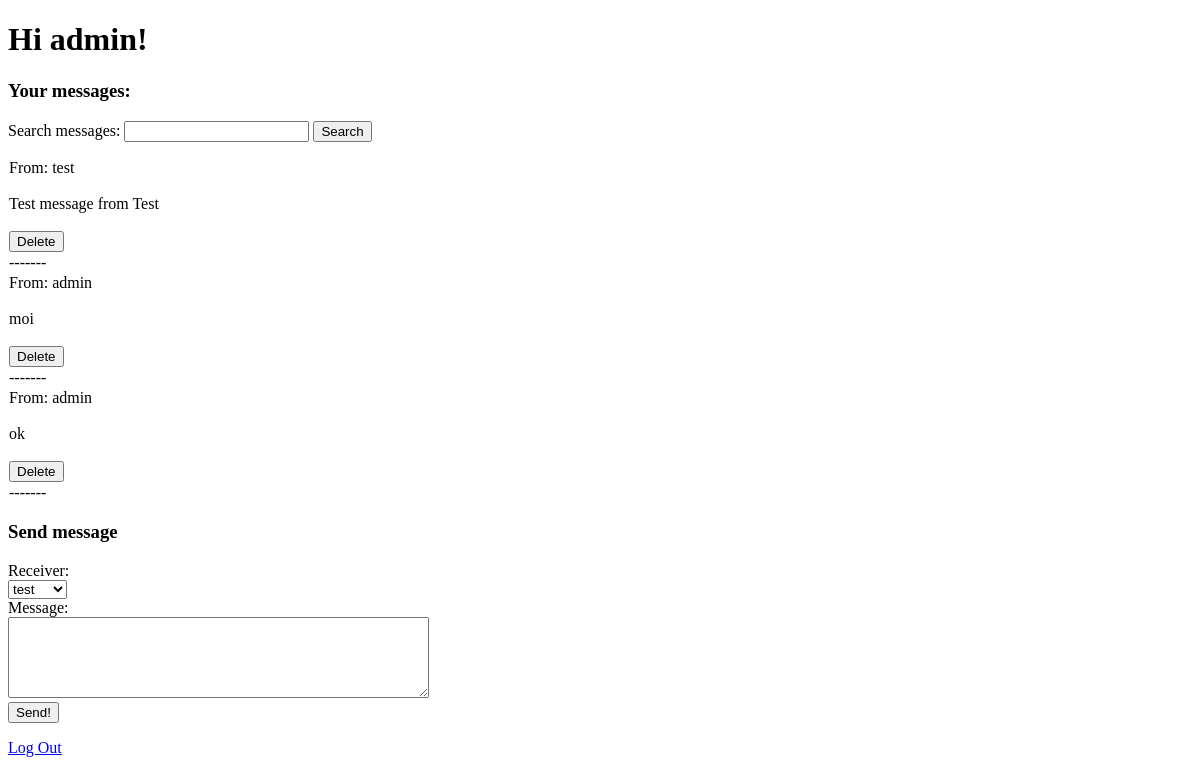
The app's page / (signed in), older data.
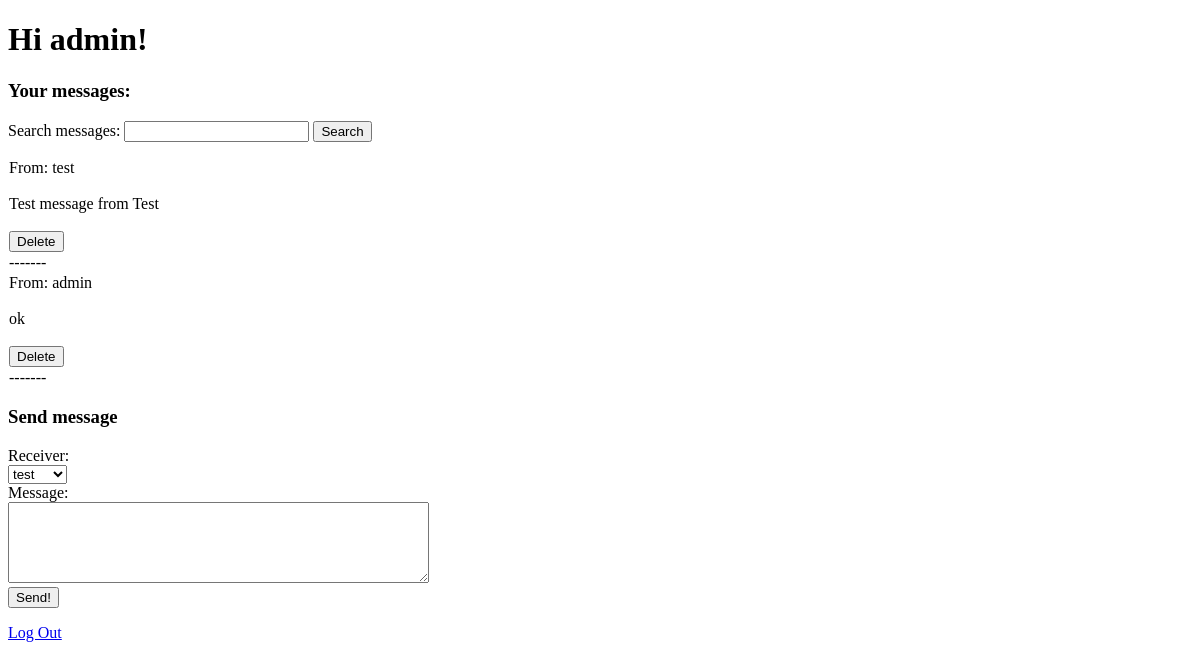
The same page, newer data.
### pages/models.py (models this page shows)
class Message(models.Model):
  sender = models.TextField()
  receiver = models.TextField()
  message_content = models.TextField()

### pages/views.py (the view)
# urls.py: path('', homePageView, name='home'),
@login_required
def homePageView(request):
    users = User.objects.all()
    logged_user = request.user
    messages = Message.objects.filter(receiver=logged_user)
    context = {
        'users': users,
        'messages': messages
        }
    return render(request, 'home.html', context)

### templates/home.html (shortened to what this page needs)
{% extends 'base.html' %}
{% block content %}
{% if user.is_authenticated %}
<h1>Hi {{ user.username }}!</h1>
{% if messages %}
<h3>Your messages:</h3>
<form action="search/">
  <label>Search messages:</label>
  <input type="search" name="query"/>
  <button type="submit">Search</button>
</form>
<table>
  {% for message in messages %}
  <tr>
    <td>From: {{message.sender}}</td>
  </tr>
  <tr>
    <td>
      <p>{{message.message_content|safe}}</p>
    </td>
  </tr>
  <tr>
    <td>
      <form method="POST" action="delete_message/">
        <input type="submit" value="Delete" />
      </form>
    </td>
  </tr>
  <tr><td>-------</td></tr>
  {% endfor %}
</table>
{% endif %}
<h3>Send message</h3>
<form method="POST" action="send_message/">
  <span>Receiver:</span><br />
  <select name="receiver">
    {% for user in users %}
    <option value="{{user}}">{{user}}</option>
    {% endfor %}
  </select><br />
  <span>Message:</span><br />
  <textarea name="message" rows="5" cols="50"></textarea><br/>
  <input type="submit" value="Send!" />
</form>
<p><a href="{% url 'logout' %}">Log Out</a></p>
{% else %}
<p>You are not logged in</p>
<a href="{% url 'login' %}">Log In</a>
{% endif %}
{% endblock %}

### templates/base.html (shortened to what this page needs)
<!DOCTYPE html>
<html>
<head>
</head>
<body>
  <main>
    {% block content %}
    {% endblock %}
  </main>
</body>
</html>

### templates/base.html (style rules this page uses)
table, td, th { border-collapse: collapse; margin-top: 1em; }

Row changes from the older to the newer data that the page shows:
removed Message: sender "admin", message_content "moi"
